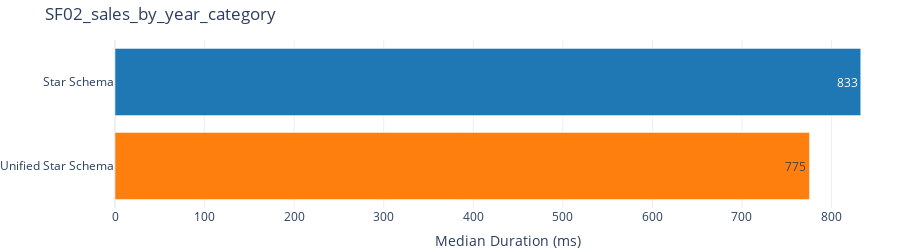

The notebook cell this image was saved under:
### Markdown cell above
#### SF02 - Sales By Year Category

### Code cell
run_and_plot("Single Fact", "SF02_sales_by_year_category", """
EVALUATE
SUMMARIZECOLUMNS(
    'dim__date'[year],
    'dim__item'[category],
    "Sales", SUM('{fact}'[_measure__sales__ext_sales_price])
)
ORDER BY 'dim__date'[year], 'dim__item'[category]
""")

### Figure 1 — Plotly figure (JSON) as saved in the notebook; plotly's stock layout.template omitted (floating-point values rounded to 4 significant figures)
{"data": [{"alignmentgroup": "True", "hovertemplate": "dataset=%{y}<br>duration_ms=%{x}<extra></extra>", "legendgroup": "Star Schema", "marker": {"color": "#1f77b4", "pattern": {"shape": ""}}, "name": "Star Schema", "offsetgroup": "Star Schema", "orientation": "h", "showlegend": true, "textposition": "auto", "texttemplate": "%{x:.0f}", "type": "bar", "x": [832.6], "xaxis": "x", "y": ["Star Schema"], "yaxis": "y"}, {"alignmentgroup": "True", "hovertemplate": "dataset=%{y}<br>duration_ms=%{x}<extra></extra>", "legendgroup": "Unified Star Schema", "marker": {"color": "#ff7f0e", "pattern": {"shape": ""}}, "name": "Unified Star Schema", "offsetgroup": "Unified Star Schema", "orientation": "h", "showlegend": true, "textposition": "auto", "texttemplate": "%{x:.0f}", "type": "bar", "x": [775.4], "xaxis": "x", "y": ["Unified Star Schema"], "yaxis": "y"}], "layout": {"barmode": "relative", "height": 250, "legend": {"title": {"text": "dataset"}, "tracegroupgap": 0}, "margin": {"b": 0, "l": 0, "r": 0, "t": 40}, "showlegend": false, "title": {"text": "SF02_sales_by_year_category"}, "xaxis": {"anchor": "y", "domain": [0, 1], "title": {"text": "Median Duration (ms)"}}, "yaxis": {"anchor": "x", "categoryarray": ["Unified Star Schema", "Star Schema"], "categoryorder": "array", "domain": [0, 1], "title": {}}}}
